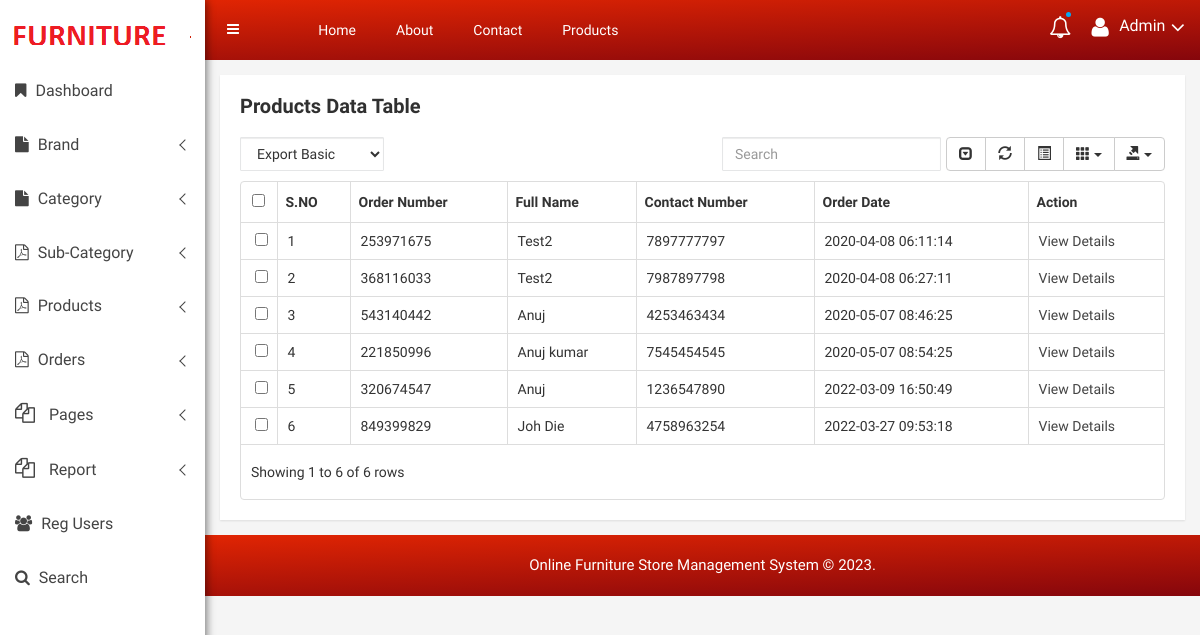
/ofsms/admin/all-order.php (signed in), run on the app's committed database.
### tables this page shows
CREATE TABLE `tblorder` (
  `ID` int(10) NOT NULL,
  `OrderNumber` varchar(200) DEFAULT NULL,
  `UserID` int(50) DEFAULT NULL,
  `FullName` varchar(200) DEFAULT NULL,
  `ContactNumber` bigint(10) DEFAULT NULL,
  `FlatNo` varchar(50) DEFAULT NULL,
  `StreetName` varchar(50) DEFAULT NULL,
  `Area` varchar(50) DEFAULT NULL,
  `Landmark` varchar(50) DEFAULT NULL,
  `City` varchar(50) DEFAULT NULL,
  `Zipcode` int(10) NOT NULL,
  `State` varchar(200) NOT NULL,
  `OrderDate` timestamp NULL DEFAULT current_timestamp(),
  `Status` varchar(50) DEFAULT NULL,
  `payType` varchar(100) DEFAULT NULL
);

### ofsms/admin/all-order.php (the view, shortened to what this page needs)
<?php
include('includes/dbconnection.php');
if (strlen($_SESSION['ofsmsaid']==0)) {
  header('location:logout.php');
  } else{
?>
<!doctype html>
<html class="no-js" lang="en">
<head>
    <link rel="stylesheet" href="css/bootstrap.min.css">
    <link rel="stylesheet" href="css/font-awesome.min.css">
    <link rel="stylesheet" href="css/owl.carousel.css">
    <link rel="stylesheet" href="css/owl.theme.css">
    <link rel="stylesheet" href="css/owl.transitions.css">
    <link rel="stylesheet" href="css/animate.css">
    <link rel="stylesheet" href="css/normalize.css">
    <link rel="stylesheet" href="css/meanmenu.min.css">
    <link rel="stylesheet" href="css/main.css">
    <link rel="stylesheet" href="css/morrisjs/morris.css">
    <link rel="stylesheet" href="css/scrollbar/jquery.mCustomScrollbar.min.css">
    <link rel="stylesheet" href="css/metisMenu/metisMenu.min.css">
    <link rel="stylesheet" href="css/metisMenu/metisMenu-vertical.css">
    <link rel="stylesheet" href="css/calendar/fullcalendar.min.css">
    <link rel="stylesheet" href="css/calendar/fullcalendar.print.min.css">
    <link rel="stylesheet" href="css/editor/select2.css">
    <link rel="stylesheet" href="css/editor/datetimepicker.css">
    <link rel="stylesheet" href="css/editor/bootstrap-editable.css">
    <link rel="stylesheet" href="css/editor/x-editor-style.css">
    <link rel="stylesheet" href="css/data-table/bootstrap-table.css">
    <link rel="stylesheet" href="css/data-table/bootstrap-editable.css">
    <link rel="stylesheet" href="style.css">
    <link rel="stylesheet" href="css/responsive.css">
</head>
<body>
   <?php include_once('includes/sidebar.php');?>
    <div class="all-content-wrapper">
        <?php include_once('includes/header.php');?>
       <div class="data-table-area mg-tb-15">
            <div class="container-fluid">
                <div class="row">
                    <div class="col-lg-12 col-md-12 col-sm-12 col-xs-12">
                        <div class="sparkline13-list">
                            <div class="sparkline13-hd">
                                <div class="main-sparkline13-hd">
                                    <h1>Products <span class="table-project-n">Data</span> Table</h1>
                                </div>
                            </div>
                            <div class="sparkline13-graph">
                                <div class="datatable-dashv1-list custom-datatable-overright">
                                    <div id="toolbar">
                                        <select class="form-control">
                        <option value="">Export Basic</option>
                      </select>
                                    </div>
                                    <table id="table" data-toggle="table" data-pagination="true" data-search="true" data-show-columns="true" data-show-pagination-switch="true" data-show-refresh="true" data-key-events="true" data-show-toggle="true" data-resizable="true" data-cookie="true"
                                        data-cookie-id-table="saveId" data-show-export="true" data-click-to-select="true" data-toolbar="#toolbar">
                                        <thead>
                                            <tr>
                                                <th>S.NO</th>
                                                <th>Order Number</th>
                                                <th>Full Name</th>
                                                <th>Contact Number</th>
                                                <th>Order Date</th>
                                                <th>Action</th>
                                            </tr>
                                        </thead>
                                        <tbody>
                                        <?php
$sql="SELECT * from tblorder";
$query = $dbh -> prepare($sql);
$query->execute();
$results=$query->fetchAll(PDO::FETCH_OBJ);
$cnt=1;
if($query->rowCount() > 0)
{
foreach($results as $row)
{               ?>
                                            <tr>
                                                <td><?php echo htmlentities($cnt);?></td>
                                                <td><?php  echo htmlentities($row->OrderNumber);?></td>
                                                <td><?php  echo htmlentities($row->FullName);?></td>
                                                <td><?php  echo htmlentities($row->ContactNumber);?></td>
                                                <td><?php  echo htmlentities($row->OrderDate);?></td>
                                                <td><a href="view-order-detail.php?viewid=<?php echo htmlentities ($row->OrderNumber);?>">View Details</a></td>
                                            </tr>
                                             <?php $cnt=$cnt+1;}} ?>
                                        </tbody>
                                    </table>
                                </div>
                            </div>
                        </div>
                    </div>
                </div>
            </div>
        </div>
        <?php include_once('includes/footer.php');?>
    </div>
</body>
</html>
<?php }  ?>

### ofsms/admin/includes/header.php (shortened to what this page needs)
 <div class="container-fluid">
            <div class="row">
                <div class="col-lg-12 col-md-12 col-sm-12 col-xs-12">
                    <div class="logo-pro">
                        <a href="dashboard.php"><img class="main-logo" src="images/logo/logo1.png" alt="" /></a>
                    </div>
                </div>
            </div>
        </div>
<div class="header-advance-area">
            <div class="header-top-area">
                <div class="container-fluid">
                    <div class="row">
                        <div class="col-lg-12 col-md-12 col-sm-12 col-xs-12">
                            <div class="header-top-wraper">
                                <div class="row">
                                    <div class="col-lg-1 col-md-0 col-sm-1 col-xs-12">
                                        <div class="menu-switcher-pro">
                                            <button type="button" id="sidebarCollapse" class="btn bar-button-pro header-drl-controller-btn btn-info navbar-btn">
                                                    <i class="fa fa-bars"></i>
                                                </button>
                                        </div>
                                    </div>
                                    <div class="col-lg-6 col-md-7 col-sm-6 col-xs-12">
                                        <div class="header-top-menu tabl-d-n">
                                            <ul class="nav navbar-nav mai-top-nav">
                                                <li class="nav-item"><a href="dashboard.php" class="nav-link">Home</a>
                                                </li>
                                                <li class="nav-item"><a href="about-us.php" class="nav-link">About</a>
                                                </li>
                                                <li class="nav-item"><a href="contact-us.php" class="nav-link">Contact</a>
                                                </li>
                                                <li class="nav-item"><a href="manage-products.php" class="nav-link">Products</a>
                                                </li>
                                            </ul>
                                        </div>
                                    </div>
  <div class="col-lg-5 col-md-5 col-sm-12 col-xs-12">
<div class="header-right-info">
 <ul class="nav navbar-nav mai-top-nav header-right-menu">
 <li class="nav-item"><a href="#" data-toggle="dropdown" role="button" aria-expanded="false" class="nav-link dropdown-toggle"><i class="fa fa-bell-o" aria-hidden="true"></i><span class="indicator-nt"></span></a>
</li>
 <li class="nav-item">
 <a href="#" data-toggle="dropdown" role="button" aria-expanded="false" class="nav-link dropdown-toggle">
<i class="fa fa-user adminpro-user-rounded header-riht-inf" aria-hidden="true"></i>
<span class="admin-name"><?php
$aid=$_SESSION['ofsmsaid'];
$sql="SELECT AdminName,Email from  tbladmin where ID=:aid";
$query = $dbh -> prepare($sql);
$query->bindParam(':aid',$aid,PDO::PARAM_STR);
$query->execute();
$results=$query->fetchAll(PDO::FETCH_OBJ);
$cnt=1;
if($query->rowCount() > 0)
{
foreach($results as $row)
{               ?><?php  echo $row->AdminName;?><?php $cnt=$cnt+1;}} ?></span>
<i class="fa fa-angle-down adminpro-icon adminpro-down-arrow"></i>
    </a>
</li>
 </ul>
 </div>
</div>
</div>
</div>
 </div>
 </div>
  </div>
 </div>
        </div>

### ofsms/admin/css/main.css (style rules this page uses)
html { color: #222; font-size: 1em; line-height: 1.4; }
audio, canvas, iframe, img, svg, video { vertical-align: middle; }

### ofsms/admin/style.css (style rules this page uses)
html, body { height: 100%; font-family: 'Play', sans-serif;font-weight:400;background:#f5f5f5; }
img { max-width:100%;height:auto }
h1, h2, h3, h4, h5, h6 { margin: 0 0 10px; font-weight:700; }
a { transition: all 0.3s ease 0s;text-decoration:none; }
a:visited, a:link, a:active { text-decoration: none; }
ul { list-style: outside none none; margin: 0; padding: 0 }
.mg-tb-15 { margin:15px 0px; }
.all-content-wrapper { margin-left: 205px; transition: all 0.3s; }
.bar-button-pro { margin: 13px 0px; }
.menu-switcher-pro { transition:all .4s ease 0s; }
.menu-switcher-pro button { background: none; border:none; }
.header-top-menu .navbar-nav>li>a { padding: 20px 20px; color: #fff; font-size:14px; }
.header-right-info .navbar-nav { float:right; padding:17px 0px; }
.header-right-info ul.header-right-menu li { display:inline-block; }
.header-right-info ul.header-right-menu > li > a { display:inline-block; color:#fff; padding: 0px 0px 0px 20px; font-size:22px; text-decoration:none; position:relative; }
.indicator-nt { position:absolute; height:5px; width:5px; background:#03a9f4; border-radius:50%; top: -5px; right: 0px; }
.header-right-info .admin-name { display: inline-block; color: #fff; font-size: 16px; position: relative; top: -4px; margin-left:5px; }
.form-control { background-color: #FFFFFF; background-image: none; border: 1px solid #e5e6e7; border-radius: 1px; color: inherit; display: block; padding: 6px 12px; transition: border-color 0.15s ease-in-out 0s, box-shadow 0.15s ease-in-out 0s; width: 100%; }
.header-advance-area { background: -webkit-linear-gradient(178deg, #e12503 0%, #85060c 100%); background: linear-gradient(178deg, #e12503 0%, #85060c 100%); }
.product-sales-chart, .analytics-info-cs, .tranffic-als-inner, .analytics-rounded, .single-new-trend, .personal-info-wrap, .author-widgets-single, .calender-inner, .product-status-wrap, .review-tab-pro-inner, .income-dashone-total, .analytics-adminpro-wrap, .analytics-sparkle-line, .analysis-progrebar, .sparkline8-list, .sparkline9-list, .sparkline7-list, .sparkline10-list, .sparkline12-list, .sparkline13-list, .sparkline14-list, .sparkline13-list, .sparkline11-list, .x-editable-list, .code-editor-single, .blog-details-inner, .charts-single-pro, .about-sparkline, .sparkline-list, .button-ad-wrap, .tab-content-details, .sparkline16-list, .sparkline15-list, .tinymce-single { padding:20px; background:#fff; -webkit-box-shadow: 0px 1px 2px 0px rgba(0, 0, 0, 0.1); box-shadow: 0px 1px 2px 0px rgba(0, 0, 0, 0.1); }
.header-top-area { position: fixed; background: -webkit-linear-gradient(178deg, #e12503 0%, #85060c 100%); background: linear-gradient(178deg, #e12503 0%, #85060c 100%); z-index: 99; left: 200px; right: 0; top: 0; margin: 0 auto; transition: all 0.3s; }
.main-sparkline8-hd h1, .main-sparkline9-hd h1, .main-spark7-hd h1, .main-sparkline10-hd h1, .main-sparkline11-hd h1, .main-sparkline12-hd h1, .main-sparkline13-hd h1, .main-sparkline14-hd h1 { font-size:20px; color:#303030; }
.custom-datatable-overright table tbody tr td a { color: #444; font-size: 14px; }
.custom-datatable-overright table tbody tr td { padding-left: 10px !important; padding-right: 5px !important; font-size: 14px; text-align: left; }

### data on the page
tblorder: OrderNumber "253971675", FullName "Test2", ContactNumber "7897777797", OrderDate "2020-04-08 06:11:14"
tblorder: OrderNumber "368116033", FullName "Test2", ContactNumber "7987897798", OrderDate "2020-04-08 06:27:11"
tblorder: OrderNumber "543140442", FullName "Anuj", ContactNumber "4253463434", OrderDate "2020-05-07 08:46:25"
tblorder: OrderNumber "221850996", FullName "Anuj kumar", ContactNumber "7545454545", OrderDate "2020-05-07 08:54:25"
tblorder: OrderNumber "320674547", FullName "Anuj", ContactNumber "1236547890", OrderDate "2022-03-09 16:50:49"
tblorder: OrderNumber "849399829", FullName "Joh Die", ContactNumber "4758963254", OrderDate "2022-03-27 09:53:18"

### other printed values
$row->AdminName "Admin"
